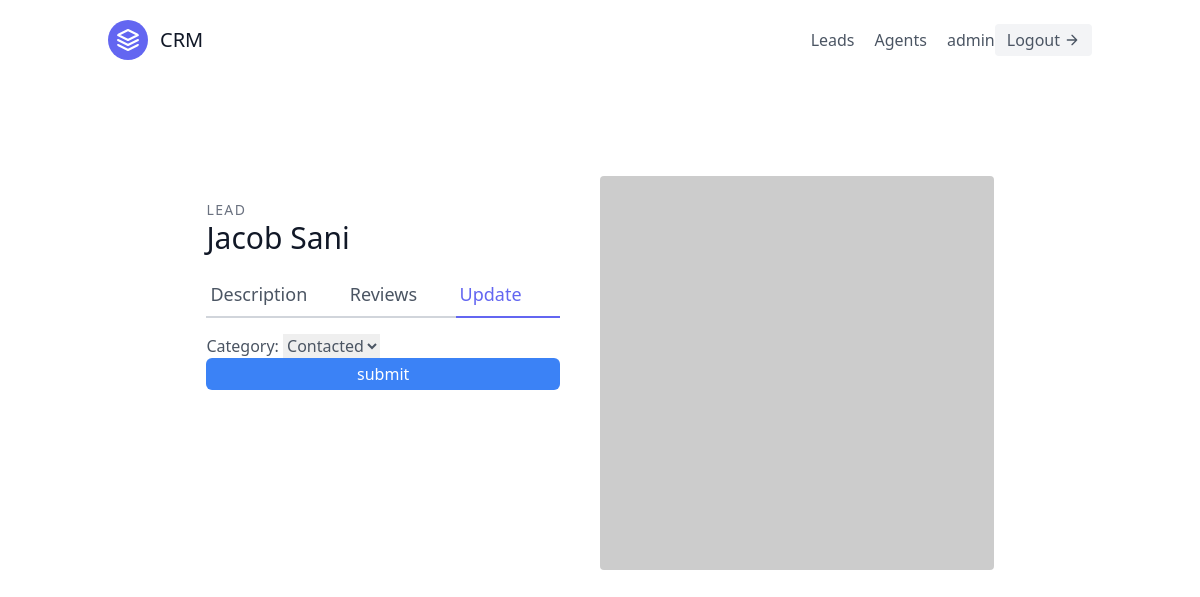
Page /leads/1/category/ (signed in) on the committed database.
### leads/models.py (models this page shows, shortened)
class User(AbstractUser):
    is_organisor = models.BooleanField(default=True)
    is_agent = models.BooleanField(default=False)

class Lead(models.Model):
    first_name = models.CharField(max_length=40)
    last_name = models.CharField(max_length=30)
    age = models.IntegerField(default=0)
    organisation = models.ForeignKey(UserProfile, on_delete=models.CASCADE)
    agent = models.ForeignKey("Agent",null=True, blank=True, on_delete=models.SET_NULL)
    category = models.ForeignKey("Category",related_name='leads', null=True, blank=True, on_delete=models.SET_NULL)
    description = models.TextField()
    date_added = models.DateTimeField(auto_now_add=True)
    phone_number = models.CharField(max_length=20)
    email = models.EmailField()

### leads/views.py (the view, shortened to what this page needs)
# urls.py: path('<int:pk>/category/', LeadCategoryUpdateView.as_view(), name='lead-category-update'),
class LeadCategoryUpdateView(LoginRequiredMixin, generic.UpdateView):
    template_name = "leads/lead_category_update.html"
    form_class = LeadCategoryUpdateForm
    def get_queryset(self):
        user = self.request.user
        if user.is_organisor:
            queryset = Lead.objects.filter(organisation=user.userprofile)
        else:
            queryset = Lead.objects.filter(organisation=user.agent.organisation)
            queryset=queryset.filter(agent__user=user)
        return queryset

### leads/forms.py
class LeadCategoryUpdateForm(forms.ModelForm):
    class Meta:
        model = Lead
        fields = (
            'category',
        )

### leads/models.py (called while the page is built)
    def __str__(self):
        return self.name

### leads/templates/leads/lead_category_update.html (shortened to what this page needs)
{% extends 'base.html' %}
{% load tailwind_filters %}
{% block content %}
<section class="text-gray-600 body-font overflow-hidden">
  <div class="container px-5 py-24 mx-auto">
    <div class="lg:w-4/5 mx-auto flex flex-wrap">
      <div class="lg:w-1/2 w-full lg:pr-10 lg:py-6 mb-6 lg:mb-0">
        <h2 class="text-sm title-font text-gray-500 tracking-widest">LEAD</h2>
        <h1 class="text-gray-900 text-3xl title-font font-medium mb-4">{{lead.first_name}} {{lead.last_name}}</h1>
        <div class="flex mb-4">
          <a href="{% url 'leads:lead-detail' lead.pk %}" class="flex-grow border-b-2 border-gray-300 py-2 text-lg px-1">Description</a>
          <a href="{% url 'leads:lead-category-update' lead.pk%}" class="flex-grow border-b-2 border-gray-300 py-2 text-lg px-1">Reviews</a>
          <a href="{% url 'leads:lead-update' lead.pk %}" class="flex-grow text-indigo-500 border-b-2 border-indigo-500 py-2 text-lg px-1">Update</a>
        </div>
        <div class="max-w-lg mx-auto">
          <form method="post">
            {{ form|crispy }}
            <button type="submit" class="w-full bg-blue-500 text-white hover:bg-blue-600 px-3 py-1 rounded-md">submit</button>
          </form>
        </div>
      </div>
      <img alt="ecommerce" class="lg:w-1/2 w-full lg:h-auto h-64 object-cover object-center rounded" src="https://dummyimage.com/400x400">
    </div>
  </div>
</section>
{% endblock content%}

### templates/navbar.html (shortened to what this page needs)
<header class="text-gray-600 body-font">
    <div class="container mx-auto flex flex-wrap p-5 flex-col md:flex-row items-center">
      <a class="flex title-font font-medium items-center text-gray-900 mb-4 md:mb-0">
        <svg xmlns="http://www.w3.org/2000/svg" fill="none" stroke="currentColor" stroke-linecap="round" stroke-linejoin="round" stroke-width="2" class="w-10 h-10 text-white p-2 bg-indigo-500 rounded-full" viewBox="0 0 24 24">
          <path d="M12 2L2 7l10 5 10-5-10-5zM2 17l10 5 10-5M2 12l10 5 10-5"></path>
        </svg>
        <span class="ml-3 text-xl">CRM</span>
      </a>
      <nav class="md:ml-auto flex flex-wrap items-center text-base justify-center">
        {% if not request.user.is_authenticated %}
        <a href="{% url 'signup' %}" class="mr-5 hover:text-gray-900">Signup</a>
        {% else %}
        <a href="{% url 'leads:lead-list' %}" class="mr-5 hover:text-gray-900">Leads</a>
          {% if request.user.is_organisor %}
            <a href="{% url 'agent:agent-list' %}" class="mr-5 hover:text-gray-900">Agents</a>
          {% endif %}
        {% endif %}
      </nav>
      {% if request.user.is_authenticated %}
        {{request.user.username}}
        <a href="{% url 'logout' %}" class="inline-flex items-center bg-gray-100 border-0 py-1 px-3 focus:outline-none hover:bg-gray-200 rounded text-base mt-4 md:mt-0">Logout
          <svg fill="none" stroke="currentColor" stroke-linecap="round" stroke-linejoin="round" stroke-width="2" class="w-4 h-4 ml-1" viewBox="0 0 24 24">
            <path d="M5 12h14M12 5l7 7-7 7"></path>
          </svg>
        </a>
      {% endif %}
    </div>
  </header>

### rows in the picture
User: user.username "admin"
Lead: first_name "Jacob", last_name "Sani", category "Contacted"
